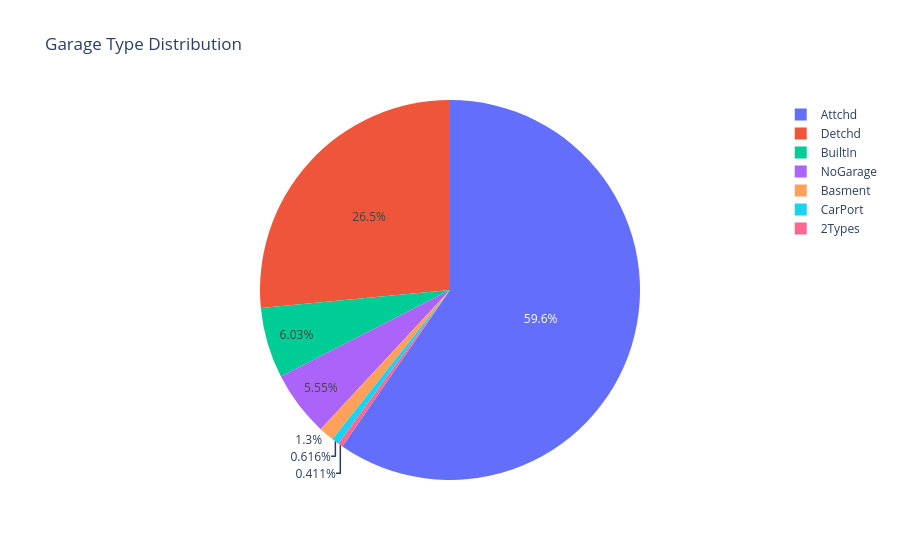

The notebook cell saved with this chart:
### Markdown cell above
The bar chart shows the median house prices across different categories of overall house quality, rated from 1 to 10. Prices increase steadily with each quality rating, starting at approximately 50k USD for the lowest quality (1) and rising exponentially to peak at around 430k USD for the highest quality (10). A sharp price jump is visible in the top categories, where moving from quality 8 to 10 nearly doubles the median price. Overall, the data reveals a strong positive correlation between house quality and median price, with premium-quality properties commanding significantly higher market values

### Code cell
TGarage = df['GarageType'].value_counts()
fig = px.pie(values=TGarage.values, names=TGarage.index, title='Garage Type Distribution')
fig.show()

### Figure 1 — Plotly figure (JSON) as saved in the notebook; plotly's stock layout.template omitted (floating-point values rounded to 4 significant figures)
{"data": [{"domain": {"x": [0.0, 1.0], "y": [0.0, 1.0]}, "hovertemplate": "label=%{label}<br>value=%{value}<extra></extra>", "labels": ["Attchd", "Detchd", "BuiltIn", "NoGarage", "Basment", "CarPort", "2Types"], "legendgroup": "", "name": "", "showlegend": true, "values": [870, 387, 88, 81, 19, 9, 6], "type": "pie"}], "layout": {"legend": {"tracegroupgap": 0}, "title": {"text": "Garage Type Distribution"}}}
